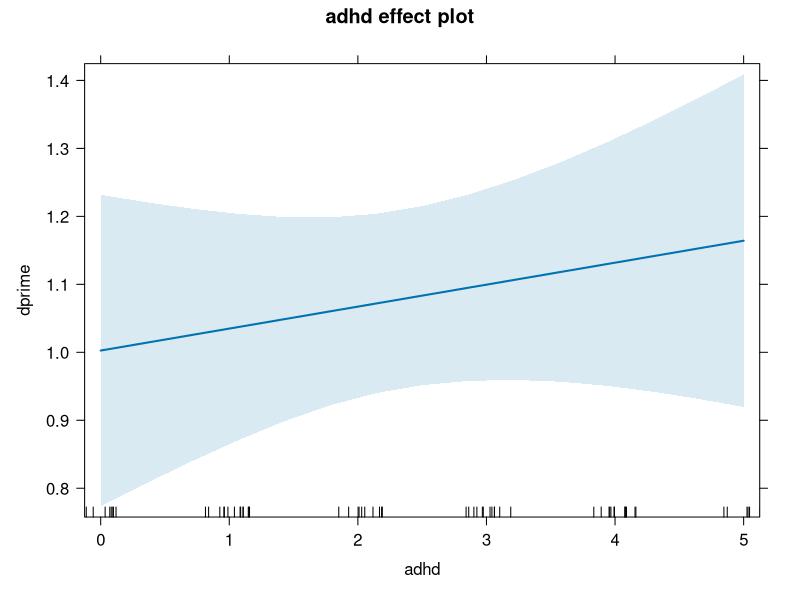
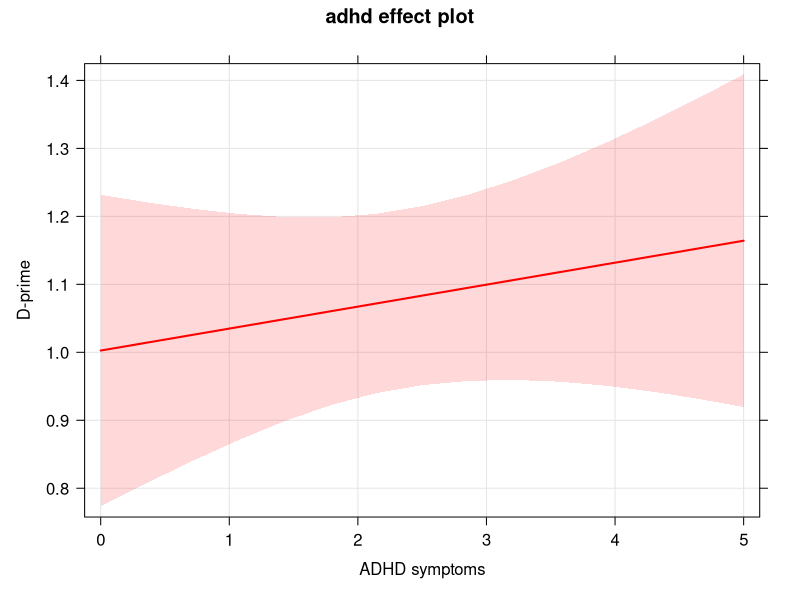
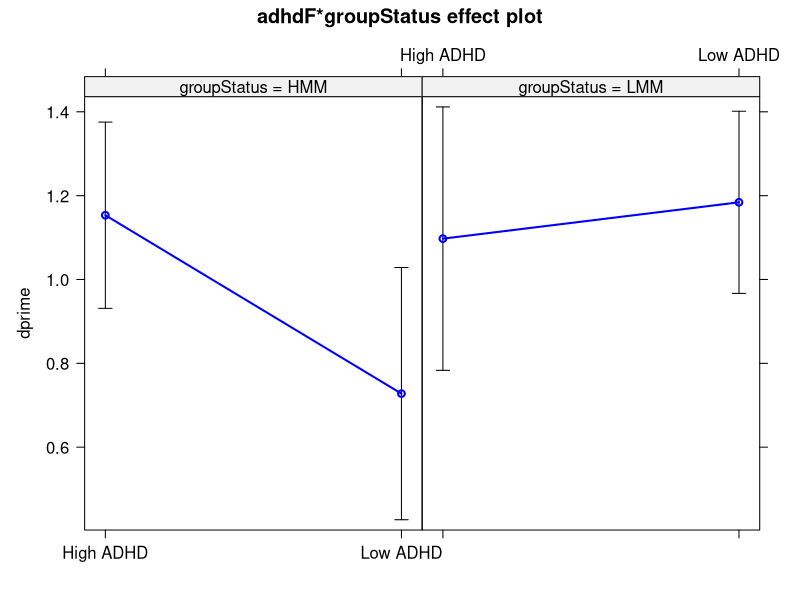

These charts were generated, in order, by the following R code:
## ---- chunk 1

df <- read.csv("uncapher_2016_repeated_measures_dataset.csv")
head(df)
## ---- chunk 2
library(tidyverse)
 df <- df %>%   
    # only keep data from the task when distractor was present
   dplyr::filter(numDist == 6) %>%
   # only include high or low groups for multitasking.
   dplyr::filter(groupStatus != "") %>%
   # if adhd score is lower than mean, label "low", else label "high""
   mutate(adhdF = as.factor(ifelse(adhd < mean(adhd), "Low ADHD", "High ADHD")))
  
names(df)
## ---- chunk 3

t.test(dprime ~ adhdF, data = df)

## ---- chunk 4
lm(dprime ~ adhd, data = df)

## ---- chunk 5
aov(dprime ~ adhdF, data = df)

## ---- chunk 6
lm(dprime ~ adhd + bis, data = df)

## ---- chunk 7
aov(dprime ~ adhdF + bis, data = df)

## ---- chunk 8
lm(dprime ~ adhd*bis, data = df)

## ---- chunk 9
aov(dprime ~ adhdF*groupStatus, data = df)

## ---- chunk 10
cor.test(df$dprime, df$adhd)

## ---- chunk 11
# first, we will save our model object and call it lm1
lm1 <-  lm(dprime ~ adhd, data = df)
# then we will ask for the summary of the model results
summary(lm1)
## ---- chunk 12
summary(lm1)$coefficients

# save the table for later
my_table <- summary(lm1)$coefficients
save(my_table, file = "my_table.Rda")
## ---- chunk 13

a1 <- aov(dprime ~ adhdF, data = df)

summary(a1)
## ---- chunk 14

a2 <- aov(dprime ~ adhdF * groupStatus, data = df)

summary(a2)
## ---- chunk 15
suppressWarnings(suppressMessages(library(arm)))
categoricalRegMod = lm(dprime ~ adhdF, data = df)
display(categoricalRegMod)
## ---- chunk 16
continuousRegMod = lm(dprime ~ hitCount, data = df)
display(continuousRegMod)
## ---- chunk 17
# check what the mean for hitCount is and mean-center hitCount
mean(df$hitCount)
df = mutate(df,
            hitCountMeanCenter = hitCount - mean(hitCount))


continuousRegMeanCenterMod = lm(dprime ~ hitCountMeanCenter, data = df)
display(continuousRegMeanCenterMod)
## ---- chunk 18
#install.packages("effects")
library(effects)

## ---- chunk 19
# This function requires the X variable in quotes, and the saved model object
plot(effect("adhd", lm1))

## ---- chunk 20

plot(effect("adhd", lm1), rug = F, colors = "red", xlab = "ADHD symptoms", ylab = "D-prime",
     axes=list(grid=TRUE))

## ---- chunk 21
plot(effect("adhdF:groupStatus", a2), xlab = "", colors = c("Blue", "Black"))
